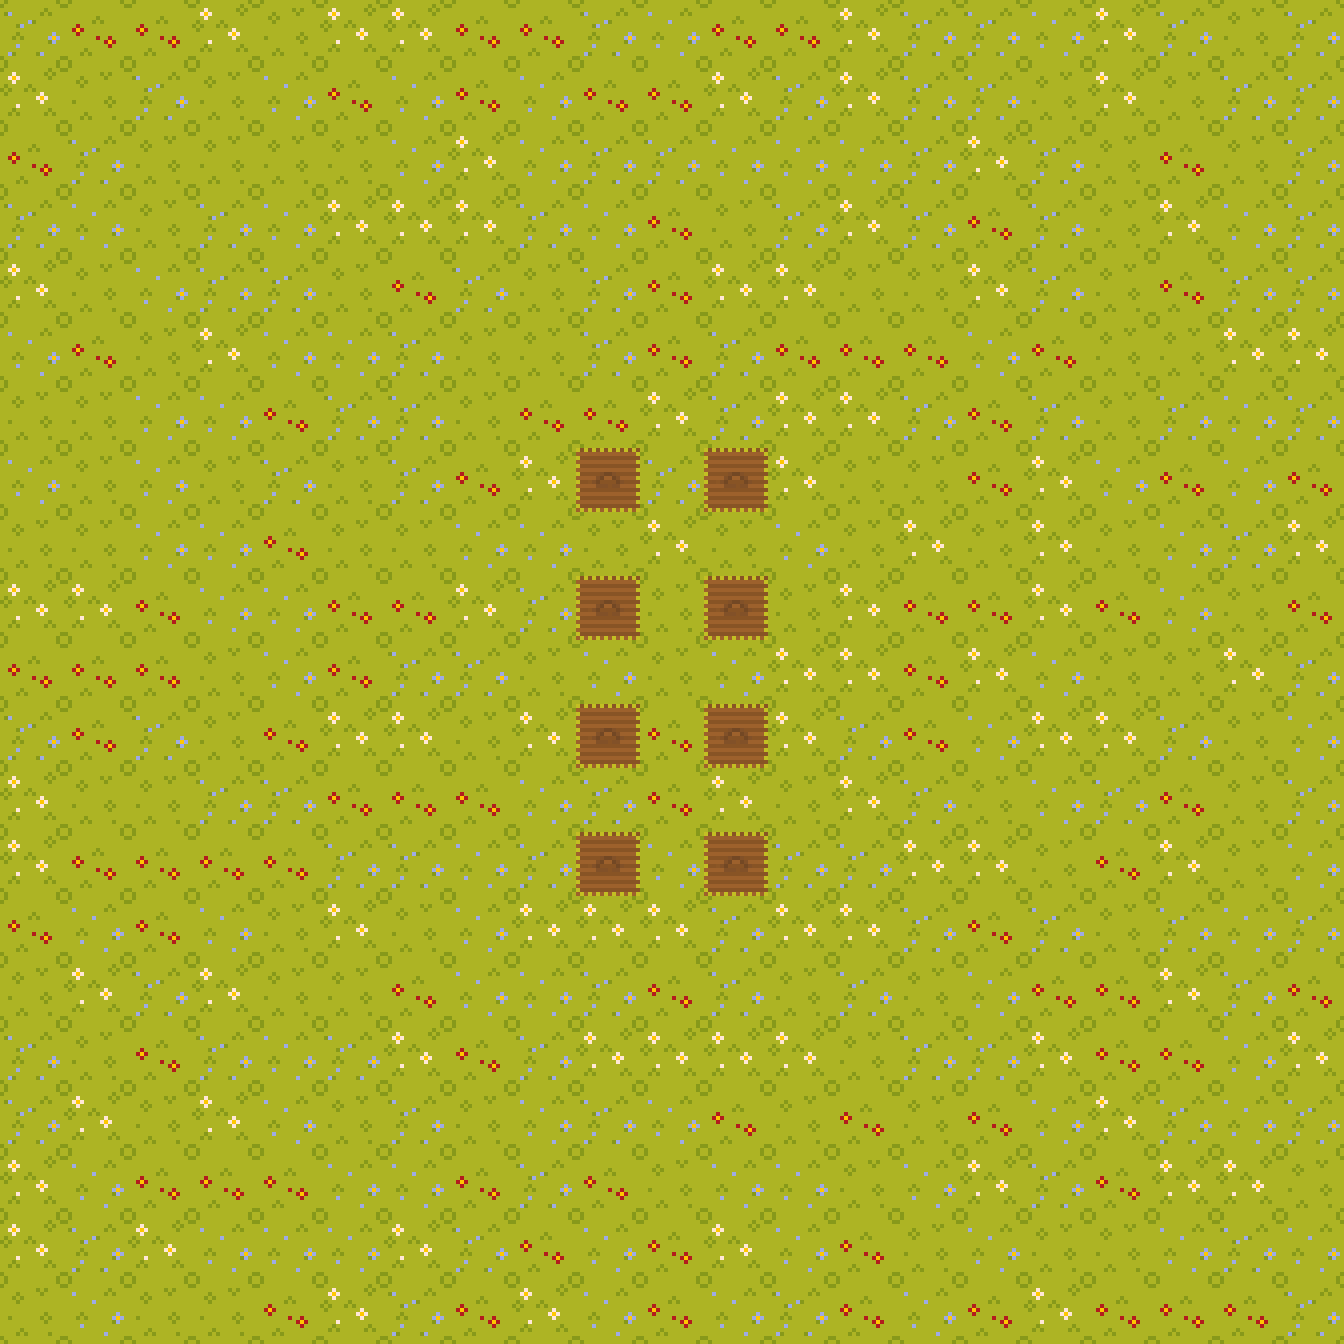

This game map was drawn from its Tiled (.tmx) file and the tilesets committed beside it. A one-line description and the full map source follow:
An orthogonal 21x21 tile map with 64x64 px tiles, 3 tile layers (Tile Layer 1, Tile Layer 2, Tile Layer 3) and 8 objects.

<map version="1.2" tiledversion="1.2.4" orientation="orthogonal" renderorder="right-down" width="21" height="21" tilewidth="64" tileheight="64" infinite="0" nextlayerid="5" nextobjectid="9">
 <tileset firstgid="1" source="farm2.tsx" />
 <layer id="1" name="Tile Layer 1" width="21" height="21">
  <data encoding="csv">
14,15,15,11,17,11,11,15,15,14,13,15,15,11,14,14,13,11,14,17,14,
11,17,14,17,13,15,13,15,13,15,15,11,14,11,14,14,17,11,17,14,14,
15,14,17,17,17,17,13,11,13,14,14,13,13,13,14,11,14,17,15,17,14,
14,13,17,14,13,11,11,11,14,13,15,17,14,11,14,15,14,17,11,13,14,
11,17,13,14,14,17,15,14,17,14,15,11,11,17,17,11,14,17,15,14,14,
13,15,17,11,13,13,14,17,17,14,15,14,15,15,15,13,15,17,17,11,11,
17,17,13,13,15,14,14,17,15,15,11,14,11,11,14,15,14,17,14,13,14,
13,17,13,17,14,17,14,15,11,15,14,13,11,17,17,15,11,13,15,13,15,
17,17,13,13,15,17,17,13,13,17,11,17,13,17,11,17,11,17,13,14,11,
11,11,15,13,13,15,15,11,14,14,17,13,17,11,15,15,11,15,13,17,15,
15,15,15,17,13,15,14,14,17,13,17,13,11,11,15,11,13,17,17,11,14,
14,15,14,17,15,11,11,17,11,11,15,14,11,14,15,13,11,11,14,17,13,
11,17,17,14,14,15,15,15,13,14,15,11,17,11,14,17,13,14,15,17,14,
11,15,15,15,15,14,14,13,14,14,13,14,14,14,11,11,17,15,11,17,13,
15,13,15,13,17,11,17,13,11,11,11,14,11,11,14,15,14,17,14,13,14,
17,11,14,11,17,17,15,13,13,14,15,14,17,14,17,13,15,15,11,14,15,
14,17,15,14,13,14,11,15,14,11,11,11,11,17,14,14,11,15,15,13,11,
14,11,17,11,13,17,14,17,13,14,13,15,17,15,17,15,13,11,14,13,14,
11,13,15,15,15,13,13,15,14,15,17,13,13,17,13,11,14,15,11,11,17,
11,14,11,13,13,13,11,14,15,13,15,11,13,15,17,13,17,17,13,14,13,
17,13,17,17,15,11,14,15,11,13,15,13,14,15,13,15,11,15,15,15,14
</data>
 </layer>
 <layer id="2" name="Tile Layer 2" width="21" height="21">
  <data encoding="csv">
0,0,0,0,0,0,0,0,0,0,0,0,0,0,0,0,0,0,0,0,0,
0,0,0,0,0,0,0,0,0,0,0,0,0,0,0,0,0,0,0,0,0,
0,0,0,0,0,0,0,0,0,0,0,0,0,0,0,0,0,0,0,0,0,
0,0,0,0,0,0,0,0,0,0,0,0,0,0,0,0,0,0,0,0,0,
0,0,0,0,0,0,0,0,0,0,0,0,0,0,0,0,0,0,0,0,0,
0,0,0,0,0,0,0,0,0,0,0,0,0,0,0,0,0,0,0,0,0,
0,0,0,0,0,0,0,0,0,0,0,0,0,0,0,0,0,0,0,0,0,
0,0,0,0,0,0,0,0,0,16,0,16,0,0,0,0,0,0,0,0,0,
0,0,0,0,0,0,0,0,0,0,0,0,0,0,0,0,0,0,0,0,0,
0,0,0,0,0,0,0,0,0,16,0,16,0,0,0,0,0,0,0,0,0,
0,0,0,0,0,0,0,0,0,0,0,0,0,0,0,0,0,0,0,0,0,
0,0,0,0,0,0,0,0,0,16,0,16,0,0,0,0,0,0,0,0,0,
0,0,0,0,0,0,0,0,0,0,0,0,0,0,0,0,0,0,0,0,0,
0,0,0,0,0,0,0,0,0,16,0,16,0,0,0,0,0,0,0,0,0,
0,0,0,0,0,0,0,0,0,0,0,0,0,0,0,0,0,0,0,0,0,
0,0,0,0,0,0,0,0,0,0,0,0,0,0,0,0,0,0,0,0,0,
0,0,0,0,0,0,0,0,0,0,0,0,0,0,0,0,0,0,0,0,0,
0,0,0,0,0,0,0,0,0,0,0,0,0,0,0,0,0,0,0,0,0,
0,0,0,0,0,0,0,0,0,0,0,0,0,0,0,0,0,0,0,0,0,
0,0,0,0,0,0,0,0,0,0,0,0,0,0,0,0,0,0,0,0,0,
0,0,0,0,0,0,0,0,0,0,0,0,0,0,0,0,0,0,0,0,0
</data>
 </layer>
 <layer id="3" name="Tile Layer 3" width="21" height="21">
  <data encoding="csv">
0,0,0,0,0,0,0,0,0,0,0,0,0,0,0,0,0,0,0,0,0,
0,0,0,0,0,0,0,0,0,0,0,0,0,0,0,0,0,0,0,0,0,
0,0,0,0,0,0,0,0,0,0,0,0,0,0,0,0,0,0,0,0,0,
0,0,0,0,0,0,0,0,0,0,0,0,0,0,0,0,0,0,0,0,0,
0,0,0,0,0,0,0,0,0,0,0,0,0,0,0,0,0,0,0,0,0,
0,0,0,0,0,0,0,0,0,0,0,0,0,0,0,0,0,0,0,0,0,
0,0,0,0,0,0,0,0,0,0,0,0,0,0,0,0,0,0,0,0,0,
0,0,0,0,0,0,0,0,0,0,0,0,0,0,0,0,0,0,0,0,0,
0,0,0,0,0,0,0,0,0,0,0,0,0,0,0,0,0,0,0,0,0,
0,0,0,0,0,0,0,0,0,0,0,0,0,0,0,0,0,0,0,0,0,
0,0,0,0,0,0,0,0,0,0,0,0,0,0,0,0,0,0,0,0,0,
0,0,0,0,0,0,0,0,0,0,0,0,0,0,0,0,0,0,0,0,0,
0,0,0,0,0,0,0,0,0,0,0,0,0,0,0,0,0,0,0,0,0,
0,0,0,0,0,0,0,0,0,0,0,0,0,0,0,0,0,0,0,0,0,
0,0,0,0,0,0,0,0,0,0,0,0,0,0,0,0,0,0,0,0,0,
0,0,0,0,0,0,0,0,0,0,0,0,0,0,0,0,0,0,0,0,0,
0,0,0,0,0,0,0,0,0,0,0,0,0,0,0,0,0,0,0,0,0,
0,0,0,0,0,0,0,0,0,0,0,0,0,0,0,0,0,0,0,0,0,
0,0,0,0,0,0,0,0,0,0,0,0,0,0,0,0,0,0,0,0,0,
0,0,0,0,0,0,0,0,0,0,0,0,0,0,0,0,0,0,0,0,0,
0,0,0,0,0,0,0,0,0,0,0,0,0,0,0,0,0,0,0,0,0
</data>
 </layer>
 <objectgroup id="4" name="Object Layer 1">
  <object id="1" x="576" y="448" width="64" height="64" />
  <object id="2" x="704" y="448" width="64" height="64" />
  <object id="3" x="576" y="576" width="64" height="64" />
  <object id="4" x="704" y="576" width="64" height="64" />
  <object id="5" x="576" y="704" width="64" height="64" />
  <object id="6" x="704" y="704" width="64" height="64" />
  <object id="7" x="576" y="832" width="64" height="64" />
  <object id="8" x="704" y="832" width="64" height="64">
   <properties>
    <property name="plotCount" type="int" value="8" />
   </properties>
  </object>
 </objectgroup>
</map>
